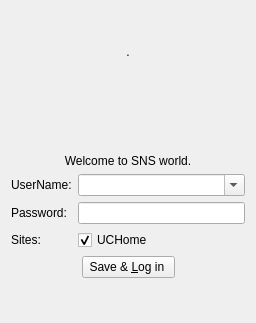
<?xml version="1.0" encoding="UTF-8"?>
<ui version="4.0">
 <class>LoginWindow</class>
 <widget class="QWidget" name="LoginWindow">
  <property name="geometry">
   <rect>
    <x>0</x>
    <y>0</y>
    <width>256</width>
    <height>323</height>
   </rect>
  </property>
  <property name="windowTitle">
   <string>LoginWindow</string>
  </property>
  <layout class="QVBoxLayout" name="verticalLayout">
   <item>
    <spacer name="verticalSpacer_2">
     <property name="orientation">
      <enum>Qt::Vertical</enum>
     </property>
     <property name="sizeHint" stdset="0">
      <size>
       <width>20</width>
       <height>40</height>
      </size>
     </property>
    </spacer>
   </item>
   <item>
    <widget class="QLabel" name="label">
     <property name="text">
      <string>.



</string>
     </property>
     <property name="alignment">
      <set>Qt::AlignCenter</set>
     </property>
    </widget>
   </item>
   <item>
    <spacer name="verticalSpacer_3">
     <property name="orientation">
      <enum>Qt::Vertical</enum>
     </property>
     <property name="sizeHint" stdset="0">
      <size>
       <width>20</width>
       <height>40</height>
      </size>
     </property>
    </spacer>
   </item>
   <item>
    <widget class="QLabel" name="label_2">
     <property name="text">
      <string>Welcome to SNS world.</string>
     </property>
     <property name="alignment">
      <set>Qt::AlignCenter</set>
     </property>
     <property name="indent">
      <number>-1</number>
     </property>
    </widget>
   </item>
   <item>
    <layout class="QGridLayout" name="gridLayout">
     <item row="0" column="1">
      <widget class="QComboBox" name="comboBox_2">
       <property name="editable">
        <bool>true</bool>
       </property>
       <property name="frame">
        <bool>true</bool>
       </property>
       <item>
        <property name="text">
         <string/>
        </property>
       </item>
       <item>
        <property name="text">
         <string>drupal</string>
        </property>
       </item>
       <item>
        <property name="text">
         <string>chenyatsen</string>
        </property>
       </item>
       <item>
        <property name="text">
         <string>drswinghead@163.com</string>
        </property>
       </item>
       <item>
        <property name="text">
         <string>drswinghead@tom.com</string>
        </property>
       </item>
       <item>
        <property name="text">
         <string>liuguangzhao</string>
        </property>
       </item>
      </widget>
     </item>
     <item row="1" column="0">
      <widget class="QLabel" name="label_12">
       <property name="text">
        <string>Password:</string>
       </property>
       <property name="margin">
        <number>10</number>
       </property>
      </widget>
     </item>
     <item row="1" column="1">
      <widget class="QLineEdit" name="lineEdit_2">
       <property name="frame">
        <bool>true</bool>
       </property>
       <property name="echoMode">
        <enum>QLineEdit::Password</enum>
       </property>
      </widget>
     </item>
     <item row="2" column="0">
      <widget class="QLabel" name="label_13">
       <property name="text">
        <string>Sites:</string>
       </property>
       <property name="margin">
        <number>10</number>
       </property>
      </widget>
     </item>
     <item row="2" column="1">
      <widget class="QCheckBox" name="checkBox_9">
       <property name="toolTip">
        <string>u.discuz.net</string>
       </property>
       <property name="text">
        <string>UCHome</string>
       </property>
       <property name="checkable">
        <bool>true</bool>
       </property>
       <property name="checked">
        <bool>true</bool>
       </property>
      </widget>
     </item>
     <item row="0" column="0">
      <widget class="QLabel" name="label_7">
       <property name="lineWidth">
        <number>1</number>
       </property>
       <property name="text">
        <string>UserName:</string>
       </property>
       <property name="margin">
        <number>10</number>
       </property>
      </widget>
     </item>
    </layout>
   </item>
   <item>
    <layout class="QHBoxLayout" name="horizontalLayout_7">
     <item>
      <spacer name="horizontalSpacer_2">
       <property name="orientation">
        <enum>Qt::Horizontal</enum>
       </property>
       <property name="sizeType">
        <enum>QSizePolicy::Expanding</enum>
       </property>
       <property name="sizeHint" stdset="0">
        <size>
         <width>60</width>
         <height>20</height>
        </size>
       </property>
      </spacer>
     </item>
     <item>
      <widget class="QPushButton" name="pushButton_4">
       <property name="text">
        <string> Save &amp;&amp; &amp;Log in  </string>
       </property>
      </widget>
     </item>
     <item>
      <spacer name="horizontalSpacer_3">
       <property name="orientation">
        <enum>Qt::Horizontal</enum>
       </property>
       <property name="sizeHint" stdset="0">
        <size>
         <width>40</width>
         <height>20</height>
        </size>
       </property>
      </spacer>
     </item>
    </layout>
   </item>
   <item>
    <spacer name="verticalSpacer">
     <property name="orientation">
      <enum>Qt::Vertical</enum>
     </property>
     <property name="sizeHint" stdset="0">
      <size>
       <width>20</width>
       <height>40</height>
      </size>
     </property>
    </spacer>
   </item>
  </layout>
 </widget>
 <resources/>
 <connections/>
</ui>
